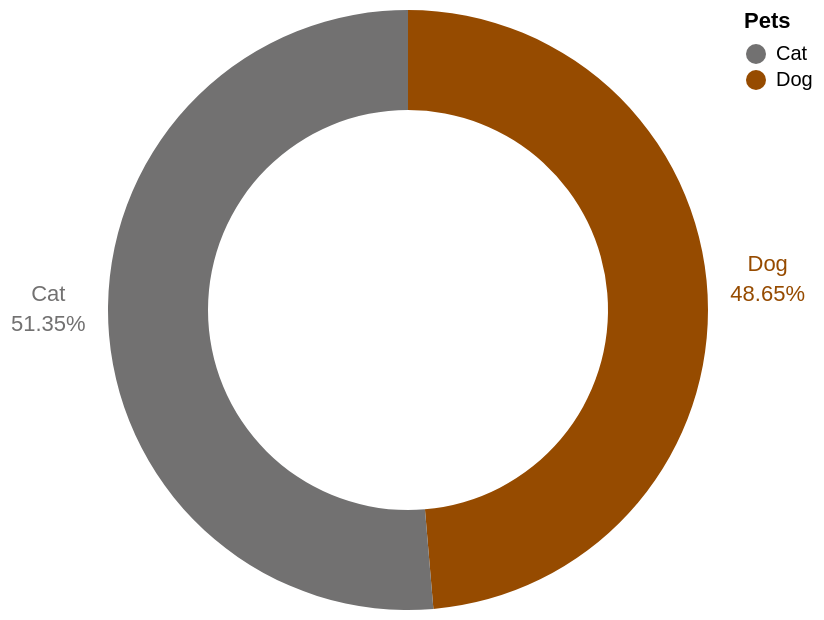

Express this chart as Vega-Lite.
### Vega-Lite specification from a JSON file in a GitHub repository (floating-point values rounded to 4 significant figures)
{"$schema": "https://vega.github.io/schema/vega-lite/v5.json", "config": {"view": {"stroke": ""}}, "width": 300, "height": 300, "description": "Overview of Dogs and Cats in US", "data": {"values": [{"Pets": "Dog", "value": 0.4865, "population": 69294}, {"Pets": "Cat", "value": 0.5135, "population": 73147}]}, "mark": {"type": "arc", "innerRadius": 100}, "encoding": {"theta": {"field": "value", "type": "quantitative", "stack": true, "scale": {"reverse": true}}, "color": {"field": "Pets", "type": "nominal", "scale": {"range": [" #727171", "#964B00"]}}, "tooltip": [{"field": "Pets", "type": "nominal", "title": "Pet"}, {"field": "population", "type": "quantitative", "format": ",", "title": "Pets Population (1000s)"}]}, "layer": [{"mark": {"type": "arc", "innerRadius": 100}}, {"mark": {"type": "text", "radius": 180}, "encoding": {"text": {"field": "value", "type": "quantitative", "format": ".2%"}}}, {"mark": {"type": "text", "radius": 180, "dy": -15}, "encoding": {"text": {"field": "Pets", "type": "nominal", "fontWeight": "bold"}}}]}
